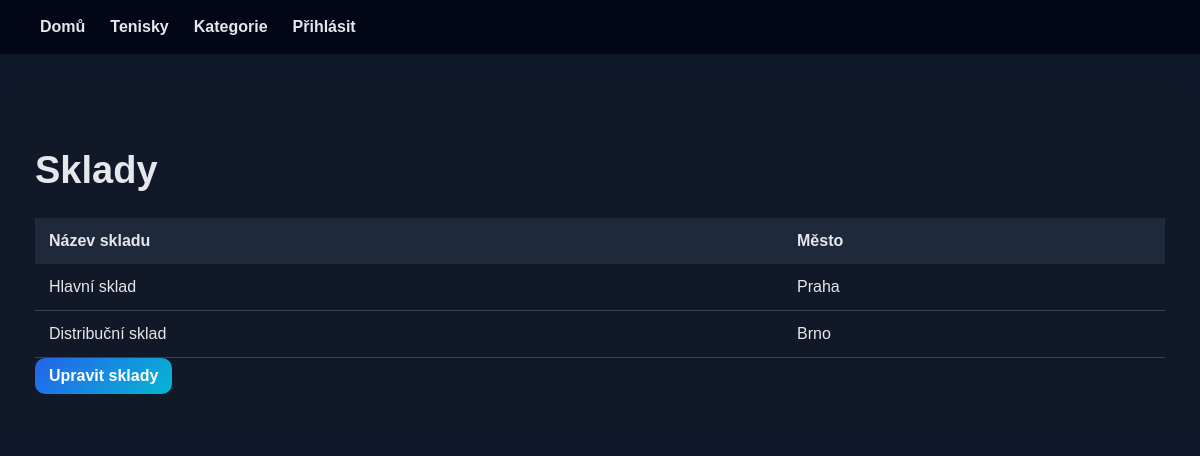
Screenshot of /databaze/sklad/ with the database file from the repository.
### databaze/models.py (models this page shows, shortened)
class Sklad(models.Model):
    id_sklad = models.AutoField(primary_key=True)
    nazev_skladu = models.CharField(max_length=255)
    mesto = models.CharField(max_length=255)

### databaze/views.py (the view)
# urls.py: path("sklad/", views.sklad, name="sklad"),
def sklad(request):
    return render(request, "databaze/sklad.html", {
        "sklad": Sklad.objects.all()
    })

### databaze/templates/databaze/sklad.html (shortened to what this page needs)
{% extends "databaze/layout.html" %}
{% block body %}
<h1>Sklady</h1>
<table>
    <tr>
        <th>Název skladu</th>
        <th>Město</th>
    </tr>
    {% for s in sklad %}
    <tr>
        <td>{{ s.nazev_skladu }}</td>
        <td>{{ s.mesto }}</td>
    </tr>
    {% endfor %}
</table>
<a class="btn" href="/admin/databaze/sklad/">Upravit sklady</a>
{% endblock %}

### databaze/templates/databaze/layout.html (style rules this page uses)
* { box-sizing: border-box; }
body { margin: 0; font-family: Arial, sans-serif; background: #0f172a; color: #e5e7eb; }
h1 { font-size: 38px; }
table { width: 100%; border-collapse: collapse; }
th { background: #1e293b; padding: 14px; text-align: left; }
td { padding: 14px; border-bottom: 1px solid #334155; }
.btn { display: inline-block; background: linear-gradient(135deg, #2563eb, #06b6d4); color: white; padding: 9px 14px; border-radius: 10px; text-decoration: none; font-weight: bold; border: none; cursor: pointer; }

### rows the page displays
Sklad: nazev_skladu "Hlavní sklad", mesto "Praha"
Sklad: nazev_skladu "Distribuční sklad", mesto "Brno"
